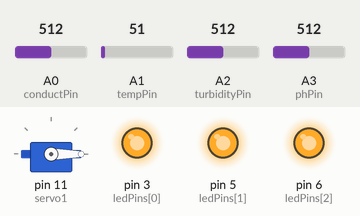
This sketch was run on a simulated Arduino Uno, built with avr-gcc and run on an emulated ATmega328P. Shown: servo, output pins drawn as LEDs (lit = HIGH). The inputs (shaded band) are chosen by the test bench; at power-on: A0 (conductPin) = 512, A1 (tempPin) = 51, A2 (turbidityPin) = 512, A3 (phPin) = 512. What the sketch prints to the serial monitor is not drawn.

Above: at 0.2 s.
Timing chart, 0 to 1.7 s (numbered marks = the images above):
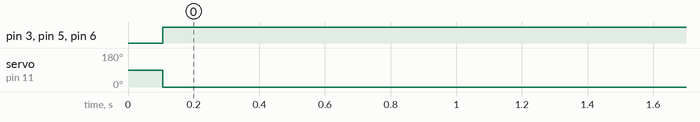

The sketch:

main.ino
```cpp
#include <Servo.h>

/*
   Water Conductivity Sensor

   This sketch controlls the brightness of an LED with a water conductivity sensor

   This sketch draws from the
   Water Conductivity Sketch by Emily Gertz at https://github.com/ejgertz/EMWA/tree/master/chapter-5
   &
   the Example Sketch 06: Photo Resistor by Sparkfun Electronics

   Written by Sagari Datta, John Michael LaSalle, 2018
   Licensed under WTFPL http://www.wtfpl.net/about/

*/


//conductivity sensor variables
const float ArduinoVoltage = 5.00; // CHANGE THIS FOR 3.3v Arduinos
const float ArduinoResolution = ArduinoVoltage / 1024; // the Arduino will read the current, which ranges from 0-5 Volts on a scale of 0-1024
const float resistorValue = 10000.0; // the resistance of the 10K Resistor in the voltage divider
float returnVoltage = 0.0; // variable for the voltage of the reading from the conductivity sensor
float resistance = 0.0; // variable for the resistance of the water
double Siemens = 0.0; // variable
float TDS = 0.0;

//PH sensor variables
float Offset = 0.00; //Setting an offset for deviation compensate
float voltage; //var used in ph reading
float pHValue; //var used in ph reading

//Turbidity sensor variables
float volt;
float ntu;

//Input Pins
int conductPin = A0; // pin from voltage divider
int tempPin = A1; // reading from tempurature sensor
int turbidityPin = A2; // reading from tubridity sensor
float phPin = A3; // reading from PH sensor

//Output Pins
int ledPins[] = {3, 5, 6}; // pin for LED
int servoPin = 11;
int dcPin = 9;

// Input reading variables
int conductReading; // variable for conductivity reading on a scale from 0-1023
int tempReading; // variable for conductivity reading on a scale from 0-1023
int turbidityReading; // variable for conductivity reading on a scale from 0-1023
float phReading; // variable for PH reading on scale from -7 - 7

//Intermediate variables
int conductance = 1; // 1 if water is in good conductivity range and 0 if it is in bad ranges
int ph = 1; // 1 if water is in good conductivity range and 0 if it is in bad range
int turbidity = 1; //1 if water is in good conductivity range and 0 if it is in bad ranges

// Output variables
int lightLevel = 0; // variable for LED brightness on a scale from 0-255
int servoPosition = 0; // variable for the servo position on a scale from 0-180
int combinedQuality = 0; //

Servo servo1;  // servo control object

void setup()
{
  Serial.begin(9600); //set baud rate for the serial monitor for debugging

  // Set the input pin modes
  pinMode(conductPin, INPUT); // Set the conductivity sensor pin mode
  pinMode(tempPin, INPUT); // Set the tempurature sensor pin mode
  pinMode(turbidityPin, INPUT); // Set the turbity sensor pin mode
  pinMode(phPin, INPUT); // Set the PH sensor pin mode

  // Set output pin modes
  pinMode(ledPins[0], OUTPUT); // set the red LED pin mode
  pinMode(ledPins[1], OUTPUT); // set the Green LED pin mode
  pinMode(ledPins[2], OUTPUT); // set the Blue LED pin mode
  servo1.attach(11); // set the servo control pin mode
  pinMode(dcPin, OUTPUT); // set the DC motor pin mode

}

void loop()
{
  //Creating local variables for time, pHValue and voltage
  static unsigned long samplingTime = millis();
  static unsigned long printTime = millis();
  static float pHValue, voltage;

  // take sensor readings
  tempReading = analogRead(tempPin); // tempurature reading

  //conductance reading
  float Siemens = conductivitySiemens(analogRead(conductPin));
  Serial.print("Conductance: "); Serial.print(Siemens); Serial.println(" microSeimens");
  //testing if water is the the healthy fisheries conductivity range or not.
  if (Siemens > 150 || Siemens < 500) {
    conductance = 1; // Specific conductance in bad range
  } else {
    conductance = 0;
  }

  // PH Reading
  phReading = phValue(analogRead(phPin));
  Serial.print("PH: "); Serial.println(phReading);
  if (phReading < 8) {
    ph = 1; // ph in bad range
  } else {
    ph = 0;
  }

  //Turbidity reading
  turbidityReading = turbidityValue(turbidityPin); // turbidity reading
  Serial.print("Turbididty: "); Serial.print(turbidityReading); Serial.println(" NTU");
  if (turbidityReading > 150) {
    ph = 1; // turbidity in bad range
  } else {
    ph = 0;
  }


  if ((conductance + ph + turbidity) >= 2) { // check if at least 2 indicators are in the bad range
    combinedQuality = 1; // water quality is bad
  } else {
    combinedQuality = 0; // water quality is good
  }

  motorResponse(combinedQuality);

  delay(3000); // wait 1 second before taking a reading again
}

void motorResponse(int Quality) {
  if (Quality == 1) {
    servoPosition = 0;
    servo1.write(servoPosition);
    digitalWrite(ledPins[0], HIGH);
    digitalWrite(ledPins[1], HIGH);
    digitalWrite(ledPins[2], HIGH);
    //digitalWrite(dcPin, HIGH);
    Serial.println("water bad");
  }
  else {
    servoPosition = 90;
    servo1.write(servoPosition);
    digitalWrite(ledPins[0], LOW);
    digitalWrite(ledPins[1], LOW);
    digitalWrite(ledPins[2], LOW);
    //digitalWrite(dcPin, LOW);
    Serial.println("water good");
  }
}

// function for conductivity reading
float conductivitySiemens(int conductReading) {
  returnVoltage = conductReading * ArduinoResolution; // convert the raw conductivity reading to volts
  resistance = ((5.00 * resistorValue) / returnVoltage) - resistorValue; // convert voltage to ohms
  Siemens = 1.0 / (resistance / 1000000); // convert ohms to microSiemens

  return Siemens;
}

// PH reading function
float phValue(int phReading) {
  //Calculating pHValue
  voltage = phReading * 5.0 / 1024;
  pHValue = 3.5 * voltage + Offset;

  return pHValue;
}

// Turbidity reading function
float turbidityValue(int turbidityReading) {
  for (int i = 0; i < 800; i++)    //The voltage from the sensor is quite noisy
  { //so I take 800 samples and then average those samples
    int sensorvalue = analogRead(turbidityReading);
    volt += sensorvalue * (5.0 / 1024.0);  //Convert the analog reading （0~1023） to a voltage (0 ~ 5V)
  }
  volt = volt / 800 + 0.8; // average the reading?
  volt = round_to_dp(volt, 1);     //Round the volt number to 1 decimal place

  if (volt < 2.5) {                //The equation only works between 2.5V ~ 4.2V,
    ntu = 3000;                    //so set any readings below 2.5V with 3000NTU
  } else {
    ntu = -1120.4 * square(volt) + 5742.3 * volt - 4353.8; // Calculate the current NTU
  }

  return ntu;
}

// funciton used in turbidity function
float round_to_dp( float in_value, int decimal_place )
{
  float multiplier = powf( 10.0f, decimal_place );
  in_value = roundf( in_value * multiplier ) / multiplier;
  return in_value;
}
```

Measured:
- by itself, pin 3 (ledPins[0]), pin 5 (ledPins[1]), pin 6 (ledPins[2]): LOW → HIGH at 0.11 s
- by itself, servo on pin 11 (servo1): 90° → 0° at 0.11 s
